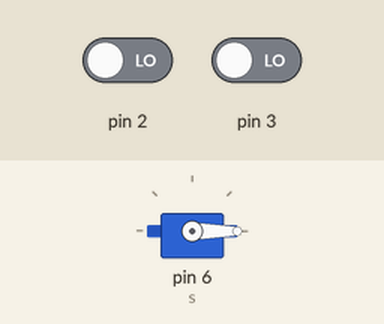
Bench run of a sketch on a simulated Arduino Uno, built with avr-gcc and run on an emulated ATmega328P. On the bench: servo. The inputs (shaded band) are chosen by the test bench; at power-on: pin 2 LOW, pin 3 LOW.

Above: at 1.8 s.
1.9 s: pin 2 driven HIGH
At 3.1 s:
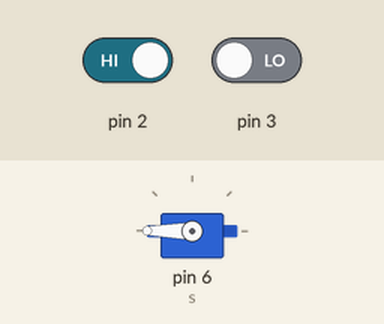
4.9 s: pin 3 driven HIGH
At 5.7 s:
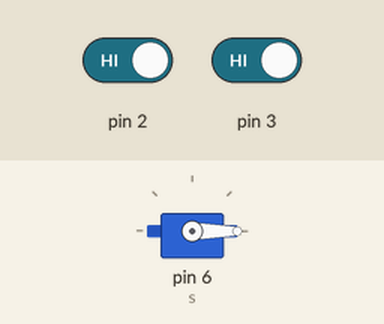
6.4 s: pin 3 driven LOW
At 7.9 s:
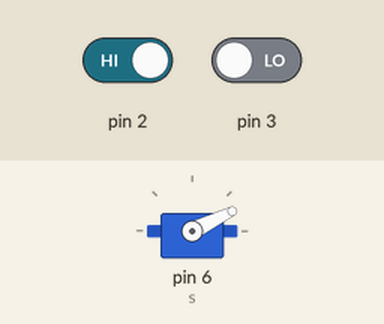
9.4 s: pin 2 driven LOW
11.0 s: pin 2 driven HIGH
At 11.4 s:
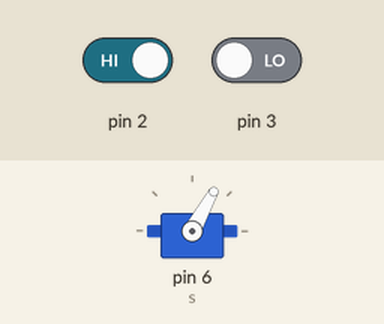
Timing chart, 0 to 19.5 s (numbered marks = the images above; inputs shaded):
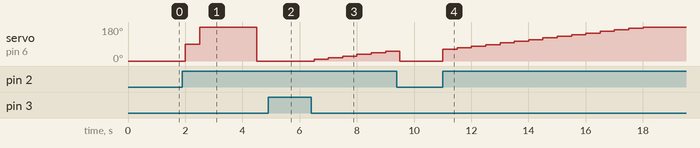

Measured:
- after the input at 1.9 s, servo on pin 6 (s): 0° → 90° after 0.10 s, → 180° 0.50 s later, → 0° 2.0 s later
- after the input at 4.9 s, servo on pin 6 (s): stays 0° (without the input it goes to 8° after 0.10 s)
- after the input at 6.4 s, servo on pin 6 (s): moves from 0° to 52° over 2.5 s, starting after 0.10 s
- after the input at 11.0 s, servo on pin 6 (s): moves from 0° to 180° over 7.0 s, starting at once

The sketch:

ButtonServo.ino
```cpp
#include <Servo.h>

Servo s;
int pos = 0;
int buttonState1 = 0;
int buttonState2 = 0;

void setup ()
{
  s.attach(6);
  pinMode(10, INPUT);
  pinMode(8, INPUT);
  Serial.begin(9600);

}

void loop() {

  buttonState1 = digitalRead(2);
  buttonState2 = digitalRead(3);

  s.write(0);
  if (buttonState1 == HIGH) {
    pos+=90;
    s.write(pos);
  }

  if (buttonState2 == HIGH) {
    pos-=90;
    s.write(pos);

  }

  delay(500);
}
```
